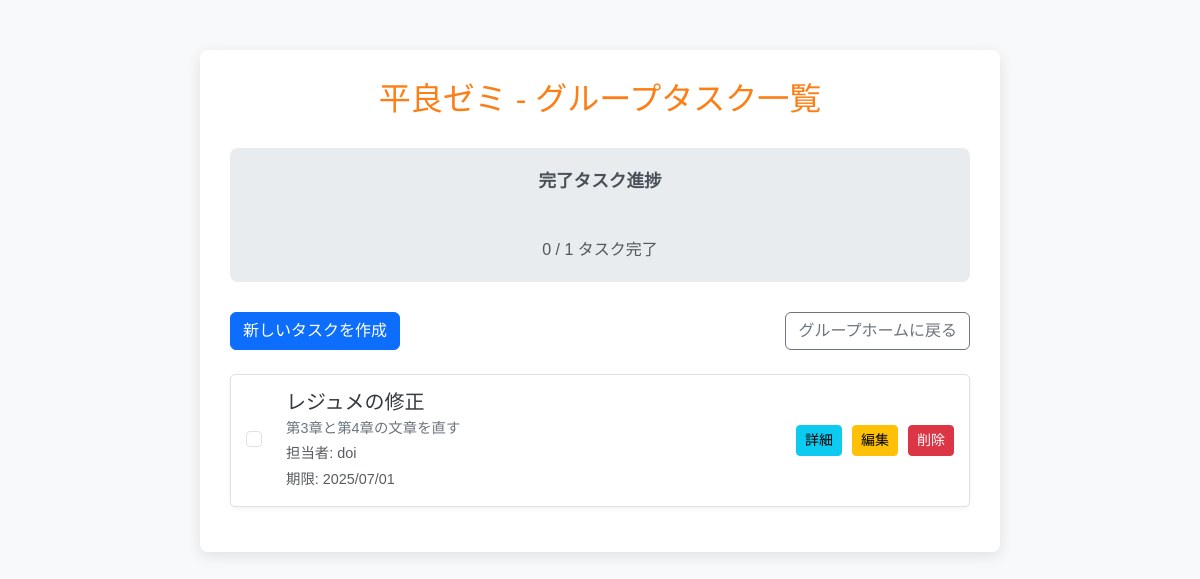
Page /groups/1/tasks/ (signed in) on the committed database.
### groups/models.py (models this page shows, shortened)
class Group(models.Model):
    name = models.CharField(max_length=100)
    description = models.TextField(blank=True)
    created_by = models.ForeignKey(User, on_delete=models.CASCADE, related_name='created_groups')
    members = models.ManyToManyField(User, related_name='joined_groups')
    created_at = models.DateTimeField(auto_now_add=True)

class GroupTask(models.Model):
    group = models.ForeignKey(Group, on_delete=models.CASCADE, related_name='group_tasks')
    title = models.CharField(max_length=255, verbose_name='タスク名')
    description = models.TextField(blank=True, verbose_name='詳細', help_text='タスクの具体的な内容や手順')
    assigned_to = models.ForeignKey(User, on_delete=models.SET_NULL, null=True, blank=True, related_name='assigned_group_tasks', verbose_name='担当者')
    due_date = models.DateField(null=True, blank=True, verbose_name='期限')
    completed = models.BooleanField(default=False, verbose_name='完了済み')
    created_by = models.ForeignKey(User, on_delete=models.SET_NULL, null=True, related_name='created_group_tasks')
    created_at = models.DateTimeField(auto_now_add=True)
    updated_at = models.DateTimeField(auto_now=True)
    class Meta:
        ordering = ['completed', 'due_date', '-created_at'] # 未完了優先、期限が近い順、新しい順

### groups/views.py (the view)
# urls.py: path('<int:group_id>/tasks/', views.group_task_list, name='group_task_list'),
@login_required
def group_task_list(request, group_id):
    group = get_object_or_404(Group, id=group_id)
    if not is_group_member(request.user, group):
        messages.error(request, f'このグループのタスクを閲覧する権限がありません。')
        return redirect('group_list')
    tasks = GroupTask.objects.filter(group=group).order_by('completed', 'due_date', '-created_at')
    total_tasks_count = tasks.count()
    completed_tasks_count = tasks.filter(completed=True).count()
    completed_percentage = 0
    if total_tasks_count > 0:
        completed_percentage = int((completed_tasks_count / total_tasks_count) * 100)
    context = {
        'group': group,
        'tasks': tasks,
        'total_tasks_count': total_tasks_count,
        'completed_tasks_count': completed_tasks_count,
        'completed_percentage': completed_percentage,
    }
    return render(request, 'groups/group_task_list.html', context)

### groups/views.py (called while the page is built)
def is_group_member(user, group):
    return user in group.members.all()

### templates/groups/group_task_list.html (shortened to what this page needs)
<!DOCTYPE html>
<html lang="ja">
<head>
    <link href="https://cdn.jsdelivr.net/npm/bootstrap@5.3.2/dist/css/bootstrap.min.css" rel="stylesheet">
</head>
<body>
    <div class="container">
        <h2>{{ group.name }} - グループタスク一覧</h2>
        <div class="progress-section">
            <div class="progress-label">完了タスク進捗</div>
            <div class="progress" role="progressbar" aria-label="Task progress" aria-valuenow="{{ completed_percentage }}" aria-valuemin="0" aria-valuemax="100" style="height: 25px;">
            </div>
            <div class="mt-2 text-muted">
                {{ completed_tasks_count }} / {{ total_tasks_count }} タスク完了
            </div>
        </div>
        <div class="mb-4 d-flex justify-content-between align-items-center">
            <a href="{% url 'group_task_create' group.id %}" class="btn btn-primary">新しいタスクを作成</a>
            <a href="{% url 'group_detail' group.id %}" class="btn btn-outline-secondary">グループホームに戻る</a>
        </div>
        {% if tasks %}
            <div id="taskList">
                {% for task in tasks %}
                    <div class="task-item {% if task.completed %}completed{% endif %}">
                        <div class="form-check me-3">
                            <input class="form-check-input task-checkbox" type="checkbox" id="task-{{ task.pk }}" {% if task.completed %}checked{% endif %} data-task-id="{{ task.pk }}" data-group-id="{{ group.id }}">
                        </div>
                        <div class="task-info">
                            <h5 class="mb-1">{{ task.title }}</h5>
                            <p class="mb-1 text-truncate">{{ task.description }}</p>
                            {% if task.assigned_to %}
                                <p class="mb-1 text-muted">担当者: {{ task.assigned_to.username }}</p>
                            {% endif %}
                            {% if task.due_date %}
                                <p class="mb-0 text-muted">期限: {{ task.due_date|date:"Y/m/d" }}</p>
                            {% endif %}
                        </div>
                        <div class="task-actions">
                            <a href="{% url 'group_task_detail' group.id task.pk %}" class="btn btn-info btn-sm">詳細</a>
                            <a href="{% url 'group_task_update' group.id task.pk %}" class="btn btn-warning btn-sm">編集</a>
                            <form action="{% url 'group_task_delete' group.id task.pk %}" method="post" class="d-inline delete-form">
                                <button type="submit" class="btn btn-danger btn-sm">削除</button>
                            </form>
                        </div>
                    </div>
                {% endfor %}
            </div>
        {% else %}
            <p class="text-center text-muted">まだグループタスクはありません。</p>
        {% endif %}
    </div>
</body>
</html>

### templates/groups/group_task_list.html (style rules this page uses)
body { background-color: #f8f9fa; font-family: 'Arial', sans-serif; }
.container { max-width: 800px; margin-top: 50px; margin-bottom: 50px; background-color: #fff; padding: 30px; border-radius: 8px; box-shadow: 0 4px 15px rgba(0, 0, 0, 0.1); }
h2 { color: #fd7e14; text-align: center; margin-bottom: 30px; }
.task-item { background-color: #ffffff; border: 1px solid #e0e0e0; border-radius: 5px; margin-bottom: 15px; padding: 15px; display: flex; align-items: center; justify-content: space-between; box-shadow: 0 2px 5px rgba(0, 0, 0, 0.05); }
.task-info { flex-grow: 1; }
.task-info h5 { margin-bottom: 5px; color: #343a40; }
.task-info p { font-size: 0.9em; color: #6c757d; margin-bottom: 5px; }
.task-actions { display: flex; gap: 10px; flex-shrink: 0; }
.progress-section { margin-bottom: 30px; padding: 20px; background-color: #e9ecef; border-radius: 8px; text-align: center; }
.progress-label { font-size: 1.1em; font-weight: bold; margin-bottom: 10px; color: #495057; }

### rows in the picture
Group: name "平良ゼミ"
GroupTask: title "レジュメの修正", description "第3章と第4章の文章を直す", assigned_to.username "doi", due_date "2025/07/01"

### other values in the picture
{{ completed_tasks_count }} "0"
{{ total_tasks_count }} "1"
